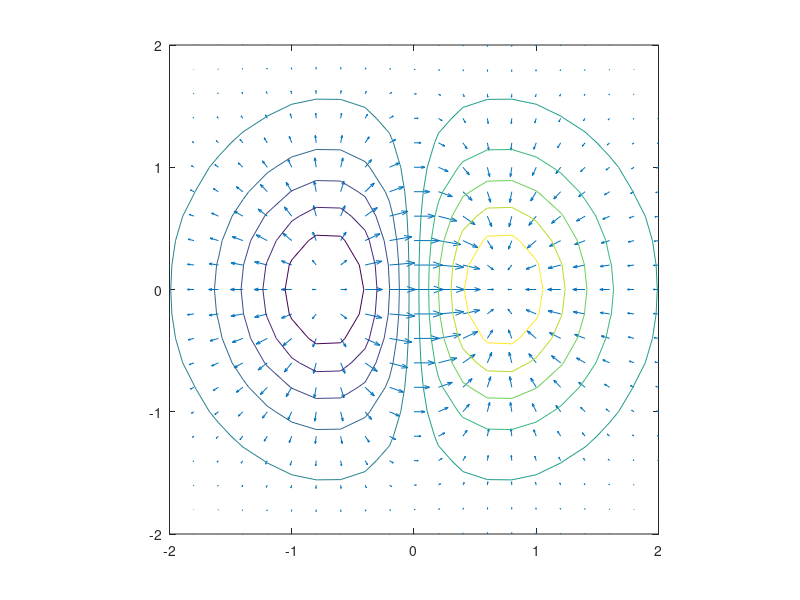
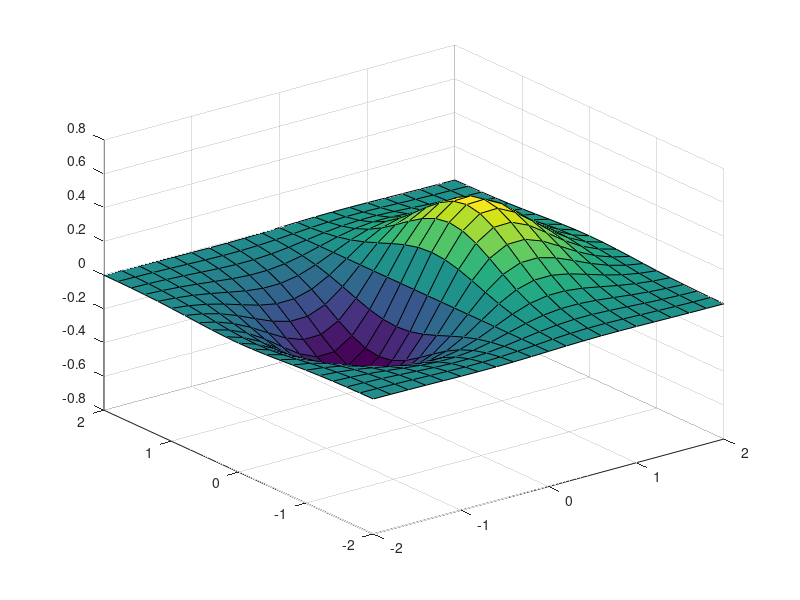
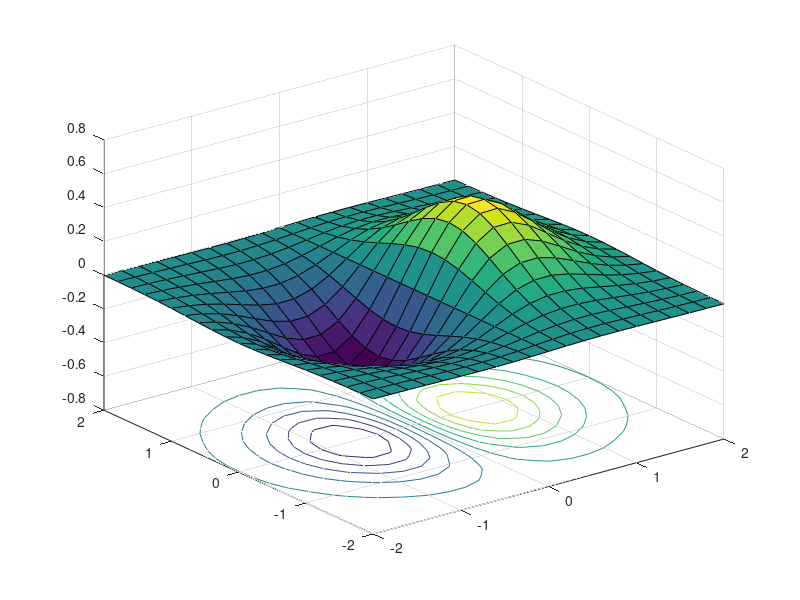
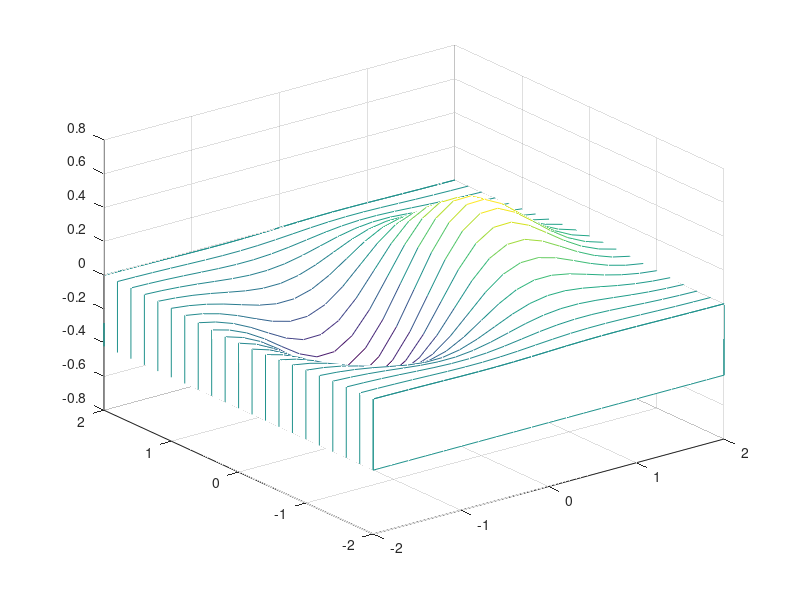

These charts were generated, in order, by the following MATLAB code: (Note: this script raises an error after producing the figures.)
clear all;clc;
close all;


figure(1)
spacing = 0.2;
[X,Y] = meshgrid(-2:spacing:2);
Z = X.*exp(-X.^2 - Y.^2);
[DX,DY] = gradient(Z,spacing);
quiver(X,Y,DX,DY);
hold on
contour(X,Y,Z);
axis equal
hold off

figure(2)
surf(X,Y,Z)
figure(3)
surfc(X,Y,Z)
figure(4)
waterfall(X,Y,Z)

figure(5)
spacing = 0.1;
[X3,Y3] = meshgrid(-1:spacing:1);
Z3 = (X3).^2+(Y3).^2;
[DX3,DY3] = gradient(Z3,spacing);
quiver(X3,Y3,DX3,DY3);
hold on
contour(X3,Y3,Z3);
axis equal
hold off

figure(6)
subplot(2,2,1)
quiver(X3,Y3,DX3,DY3);hold on
contour(X3,Y3,Z3);
axis equal
hold off
subplot(2,2,2)
surf(X3,Y3,Z3)
subplot(2,2,3)
surfc(X3,Y3,Z3)
subplot(2,2,4)
mesh(X3,Y3,Z3)
colorbar

figure(7)
subplot(2,1,1)
plot(X3(1,:), DX3(1,:))
subplot(2,1,2)
plot(Y3(:,1), DY3(:,1))

figure(8)
spacing = 0.1053;
[X3,Y3] = meshgrid(-1:spacing:1);
Z3 = 1./sqrt((X3).^2+(Y3).^2);
[DX3,DY3] = gradient(Z3,spacing);
quiver(X3,Y3,DX3,DY3);
hold on
contour(X3,Y3,Z3);
axis equal
hold off

x = 0:pi/4:2*pi;
v = sin(x);

xq = 0:pi/16:2*pi;

figure(9)
vq1 = interp1(x,v,xq);
plot(x,v,'o',xq,vq1,':.');
xlim([0 2*pi]);
title('(Default) Linear Interpolation');

figure(10)
vq2 = interp1(x,v,xq,'spline');
plot(x,v,'o',xq,vq2,':.');
xlim([0 2*pi]);
title('Spline Interpolation');

v = [0  1.41  2  1.41  0  -1.41  -2  -1.41 0];

xq = 1.5:8.5;
vq = interp1(v,xq);
figure(11)
plot((1:9),v,'o',xq,vq,'*');
legend('v','vq');

spacing = 0.5;
[X3,Y3] = meshgrid(-1:spacing:1);
Z3 = (X3).^2+(Y3).^2;
figure(12)
surf(X3,Y3,Z3)
%contour(X3,Y3,Z3)
spacing = 0.1;
[Xq3,Yq3] = meshgrid(-1:spacing:1);
Zq3 = interp2(X3,Y3,Z3,Xq3,Yq3);
figure(13)
surf(Xq3,Yq3,Zq3)
%contour(Xq3,Yq3,Zq3)

Zq4 = interp2(X3,Y3,Z3,Xq3,Yq3,'spline');
figure(14)
surf(Xq3,Yq3,Zq4)

%contour(Xq3,Yq3,Zq4)

pkg load io %for Octave
ESM_DATA = xlsread('ESM_FEM_DATA.xlsx');
ID = [-200:50: -0];
IQ = [0:50: 200];
[X,Y] = meshgrid(ID,IQ)
for col = 1:5
    for row = 1:5
      %Lambda_d(row,col) = ESM_DATA(find(ESM_DATA(:,1)== X(row,col) & ESM_DATA(:,2)== Y(row,col) & ESM_DATA(:,3)== 6.0),5)
      %Lambda_q(row,col) = ESM_DATA(find(ESM_DATA(:,1)== X(row,col) & ESM_DATA(:,2)== Y(row,col) & ESM_DATA(:,3)== 6.0),4)
    end
end

for col = 1:5
    for row = 1:5
        for idx = 1:108
            if (ESM_DATA(idx,1)== X(row,col)) && (ESM_DATA(idx,2)== Y(row,col)) && (ESM_DATA(idx,3)== 6.0)
                Lambda_d(row,col) = ESM_DATA(idx ,5);
                Lambda_q(row,col) = ESM_DATA(idx ,4);
            end
        end
    end
end


figure(15)
contour(X,Y, Lambda_d)
title("D-axis Flux")
xlabel("d-axis current [A]")
ylabel("q-axis current [A]")

figure(16)
contour(X,Y, Lambda_q)
title("Q-axis Flux")
xlabel("d-axis current [A]")
ylabel("q-axis current [A]")

ID_i = [-200:1: -0];
IQ_i = [0:1: 200];
[X_i,Y_i] = meshgrid(ID_i,IQ_i)
%Zd_i = interp2(ID,IQ,Lambda_d,X_i,Y_i);
Zd_i = interp2(ID,IQ,Lambda_d,X_i,Y_i,'spline');
figure(17)
%contour(X_i,Y_i,Zd_i)
contour(X_i,Y_i,Zd_i)

figure(18)
%contour(X_i,Y_i,Zd_i)
surf(X_i,Y_i,Zd_i)

